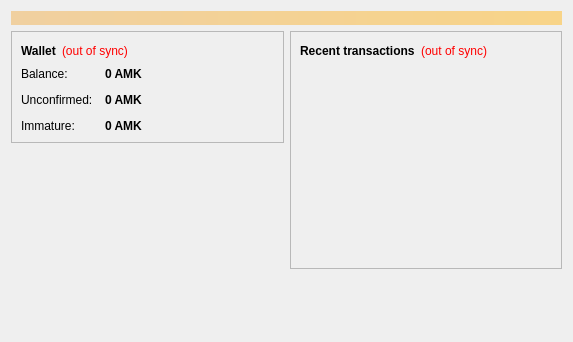
<?xml version="1.0" encoding="UTF-8"?>
<ui version="4.0">
 <class>OverviewPage</class>
 <widget class="QWidget" name="OverviewPage">
  <property name="geometry">
   <rect>
    <x>0</x>
    <y>0</y>
    <width>573</width>
    <height>342</height>
   </rect>
  </property>
  <property name="windowTitle">
   <string>Form</string>
  </property>
  <layout class="QVBoxLayout" name="topLayout">
   <item>
    <widget class="QLabel" name="labelAlerts">
     <property name="visible">
      <bool>false</bool>
     </property>
     <property name="styleSheet">
      <string notr="true">background-color: qlineargradient(x1: 0, y1: 0, x2: 1, y2: 0, stop:0 #F0D0A0, stop:1 #F8D488); color:#000000;</string>
     </property>
     <property name="wordWrap">
      <bool>true</bool>
     </property>
     <property name="margin">
      <number>3</number>
     </property>
    </widget>
   </item>
   <item>
    <layout class="QHBoxLayout" name="horizontalLayout" stretch="1,1">
     <item>
      <layout class="QVBoxLayout" name="verticalLayout_2">
       <item>
        <widget class="QFrame" name="frame">
         <property name="frameShape">
          <enum>QFrame::StyledPanel</enum>
         </property>
         <property name="frameShadow">
          <enum>QFrame::Raised</enum>
         </property>
         <layout class="QVBoxLayout" name="verticalLayout_4">
          <item>
           <layout class="QHBoxLayout" name="horizontalLayout_4">
            <item>
             <widget class="QLabel" name="label_5">
              <property name="font">
               <font>
                <weight>75</weight>
                <bold>true</bold>
               </font>
              </property>
              <property name="text">
               <string>Wallet</string>
              </property>
             </widget>
            </item>
            <item>
             <widget class="QLabel" name="labelWalletStatus">
              <property name="toolTip">
               <string>The displayed information may be out of date. Your wallet automatically synchronizes with the Aminacoin network after a connection is established, but this process has not completed yet.</string>
              </property>
              <property name="styleSheet">
               <string notr="true">QLabel { color: red; }</string>
              </property>
              <property name="text">
               <string notr="true">(out of sync)</string>
              </property>
              <property name="alignment">
               <set>Qt::AlignLeading|Qt::AlignLeft|Qt::AlignVCenter</set>
              </property>
             </widget>
            </item>
            <item>
             <spacer name="horizontalSpacer_2">
              <property name="orientation">
               <enum>Qt::Horizontal</enum>
              </property>
              <property name="sizeHint" stdset="0">
               <size>
                <width>40</width>
                <height>20</height>
               </size>
              </property>
             </spacer>
            </item>
           </layout>
          </item>
          <item>
           <layout class="QFormLayout" name="formLayout_2">
            <property name="fieldGrowthPolicy">
             <enum>QFormLayout::AllNonFixedFieldsGrow</enum>
            </property>
            <property name="horizontalSpacing">
             <number>12</number>
            </property>
            <property name="verticalSpacing">
             <number>12</number>
            </property>
            <item row="0" column="0">
             <widget class="QLabel" name="label">
              <property name="text">
               <string>Balance:</string>
              </property>
             </widget>
            </item>
            <item row="0" column="1">
             <widget class="QLabel" name="labelBalance">
              <property name="font">
               <font>
                <weight>75</weight>
                <bold>true</bold>
               </font>
              </property>
              <property name="cursor">
               <cursorShape>IBeamCursor</cursorShape>
              </property>
              <property name="toolTip">
               <string>Your current balance</string>
              </property>
              <property name="text">
               <string notr="true">0 AMK</string>
              </property>
              <property name="textInteractionFlags">
               <set>Qt::LinksAccessibleByMouse|Qt::TextSelectableByKeyboard|Qt::TextSelectableByMouse</set>
              </property>
             </widget>
            </item>
            <item row="1" column="0">
             <widget class="QLabel" name="label_3">
              <property name="text">
               <string>Unconfirmed:</string>
              </property>
             </widget>
            </item>
            <item row="1" column="1">
             <widget class="QLabel" name="labelUnconfirmed">
              <property name="font">
               <font>
                <weight>75</weight>
                <bold>true</bold>
               </font>
              </property>
              <property name="cursor">
               <cursorShape>IBeamCursor</cursorShape>
              </property>
              <property name="toolTip">
               <string>Total of transactions that have yet to be confirmed, and do not yet count toward the current balance</string>
              </property>
              <property name="text">
               <string notr="true">0 AMK</string>
              </property>
              <property name="textInteractionFlags">
               <set>Qt::LinksAccessibleByMouse|Qt::TextSelectableByKeyboard|Qt::TextSelectableByMouse</set>
              </property>
             </widget>
            </item>
            <item row="2" column="0">
             <widget class="QLabel" name="labelImmatureText">
              <property name="text">
               <string>Immature:</string>
              </property>
             </widget>
            </item>
            <item row="2" column="1">
             <widget class="QLabel" name="labelImmature">
              <property name="font">
               <font>
                <weight>75</weight>
                <bold>true</bold>
               </font>
              </property>
              <property name="toolTip">
               <string>Mined balance that has not yet matured</string>
              </property>
              <property name="text">
               <string notr="true">0 AMK</string>
              </property>
              <property name="textInteractionFlags">
               <set>Qt::LinksAccessibleByMouse|Qt::TextSelectableByKeyboard|Qt::TextSelectableByMouse</set>
              </property>
             </widget>
            </item>
           </layout>
          </item>
         </layout>
        </widget>
       </item>
       <item>
        <spacer name="verticalSpacer">
         <property name="orientation">
          <enum>Qt::Vertical</enum>
         </property>
         <property name="sizeHint" stdset="0">
          <size>
           <width>20</width>
           <height>40</height>
          </size>
         </property>
        </spacer>
       </item>
      </layout>
     </item>
     <item>
      <layout class="QVBoxLayout" name="verticalLayout_3">
       <item>
        <widget class="QFrame" name="frame_2">
         <property name="frameShape">
          <enum>QFrame::StyledPanel</enum>
         </property>
         <property name="frameShadow">
          <enum>QFrame::Raised</enum>
         </property>
         <layout class="QVBoxLayout" name="verticalLayout">
          <item>
           <layout class="QHBoxLayout" name="horizontalLayout_2">
            <item>
             <widget class="QLabel" name="label_4">
              <property name="text">
               <string>&lt;b&gt;Recent transactions&lt;/b&gt;</string>
              </property>
             </widget>
            </item>
            <item>
             <widget class="QLabel" name="labelTransactionsStatus">
              <property name="toolTip">
               <string>The displayed information may be out of date. Your wallet automatically synchronizes with the Aminacoin network after a connection is established, but this process has not completed yet.</string>
              </property>
              <property name="styleSheet">
               <string notr="true">QLabel { color: red; }</string>
              </property>
              <property name="text">
               <string notr="true">(out of sync)</string>
              </property>
              <property name="alignment">
               <set>Qt::AlignRight|Qt::AlignTrailing|Qt::AlignVCenter</set>
              </property>
             </widget>
            </item>
            <item>
             <spacer name="horizontalSpacer">
              <property name="orientation">
               <enum>Qt::Horizontal</enum>
              </property>
              <property name="sizeHint" stdset="0">
               <size>
                <width>40</width>
                <height>20</height>
               </size>
              </property>
             </spacer>
            </item>
           </layout>
          </item>
          <item>
           <widget class="QListView" name="listTransactions">
            <property name="styleSheet">
             <string notr="true">QListView { background: transparent; }</string>
            </property>
            <property name="frameShape">
             <enum>QFrame::NoFrame</enum>
            </property>
            <property name="verticalScrollBarPolicy">
             <enum>Qt::ScrollBarAlwaysOff</enum>
            </property>
            <property name="horizontalScrollBarPolicy">
             <enum>Qt::ScrollBarAlwaysOff</enum>
            </property>
            <property name="selectionMode">
             <enum>QAbstractItemView::NoSelection</enum>
            </property>
           </widget>
          </item>
         </layout>
        </widget>
       </item>
       <item>
        <spacer name="verticalSpacer_2">
         <property name="orientation">
          <enum>Qt::Vertical</enum>
         </property>
         <property name="sizeHint" stdset="0">
          <size>
           <width>20</width>
           <height>40</height>
          </size>
         </property>
        </spacer>
       </item>
      </layout>
     </item>
    </layout>
   </item>
  </layout>
 </widget>
 <resources/>
 <connections/>
</ui>
